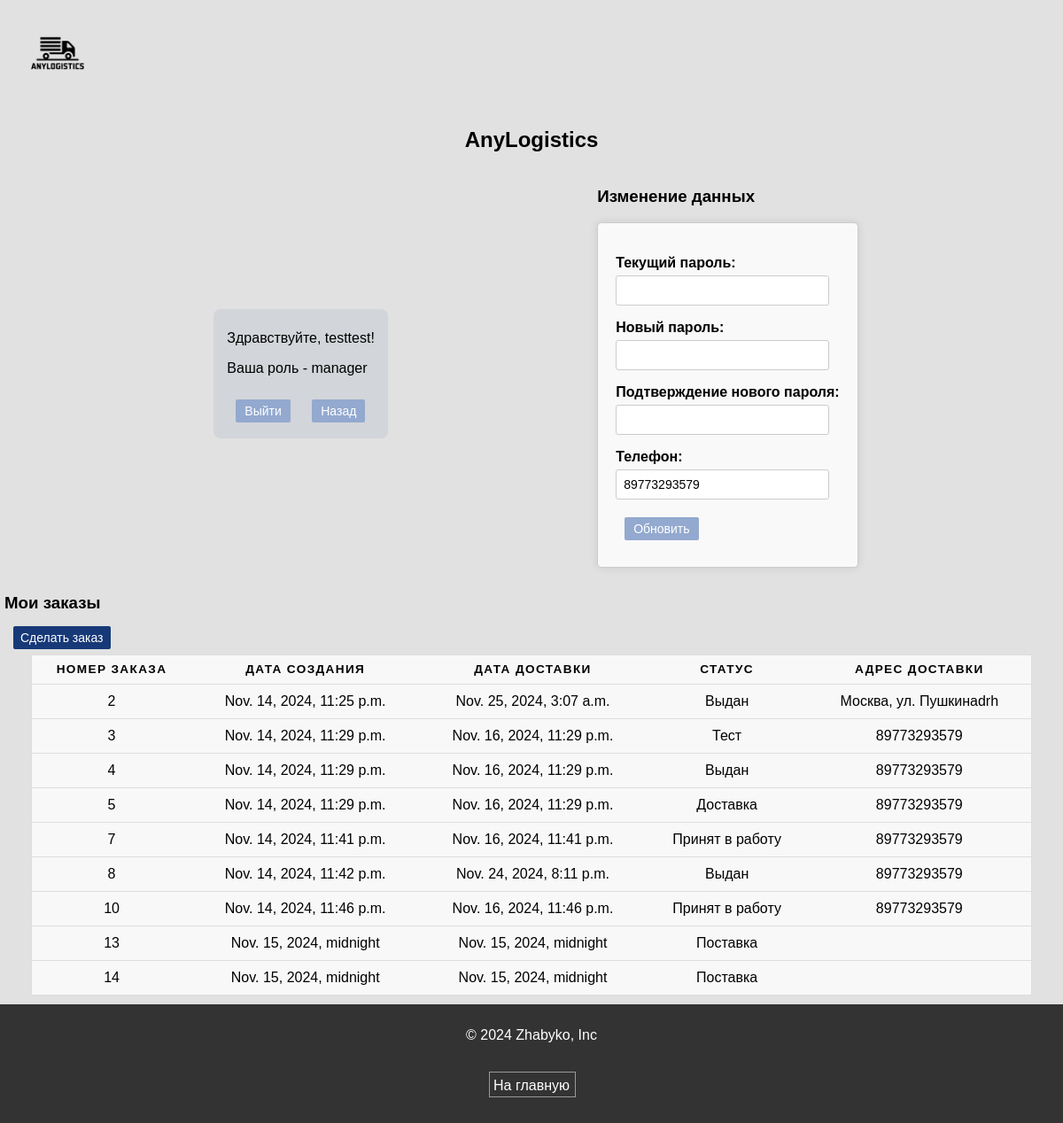
The app's page /logistic/account/ (signed in) with its own data.
### logistic/models.py (models this page shows, shortened)
class User(AbstractBaseUser, PermissionsMixin):
    login = models.CharField(max_length=15, unique=True)
    password = models.CharField(max_length=128)
    role = models.ForeignKey(Role, on_delete=models.CASCADE)
    phone = models.CharField(
        max_length=15,
        validators=[
            RegexValidator(
                regex=r'^[0-9\(\)\-\+]+$',
                message="Телефон может содержать только цифры, знаки (), -, +.",
            )
        ])
    is_deleted = models.BooleanField(default=False)
    last_login = models.DateTimeField(null=True, blank=True)
    is_staff = models.BooleanField(default=False)
    is_superuser = models.BooleanField(default=False)
    USERNAME_FIELD = 'login'
    REQUIRED_FIELDS = ['phone', 'role']
    objects = NonDeletedManager()
    all_objects = models.Manager()

class Role(models.Model):
    ADMIN = 'admin'
    MANAGER = 'manager'
    DELIVERY = 'delivery'
    CLIENT = 'client'
    WAREHOUSE = 'warehouse'
    PROVIDER = 'provider'
    roles = [
        (ADMIN, 'Administrator'),
        (MANAGER, 'Manager'),
        (DELIVERY, 'Delivery Person'),
        (CLIENT, 'Client'),
        (WAREHOUSE, 'Warehouse Worker'),
        (PROVIDER, 'Provider'),
    ]
    role = models.CharField(max_length=15, choices=roles)
    is_deleted = models.BooleanField(default=False)
    objects = NonDeletedManager()
    all_objects = models.Manager()

class Order(models.Model):
    user = models.ForeignKey(User, on_delete=models.CASCADE)
    cost = models.FloatField()
    address = models.CharField(max_length=50)
    status = models.ForeignKey(OrderStatus, on_delete=models.CASCADE)
    tracking_number = models.IntegerField(blank=True, null=True)
    departure_date = models.DateTimeField(default=datetime.date.today())
    delivery_date = models.DateTimeField(null = True, blank = True)
    is_deleted = models.BooleanField(default=False)
    is_supply = models.BooleanField(default=False, verbose_name="Поставка")
    objects = NonDeletedManager()
    all_objects = models.Manager()

class OrderStatus(models.Model):
    status = models.CharField(max_length=20)
    is_deleted = models.BooleanField(default=False)
    objects = NonDeletedManager()
    all_objects = models.Manager()

### logistic/views.py (the view)
# urls.py: path('account/', v.account_view, name='account_view'),
@login_required
def account_view(request):
    if request.method == 'POST':
        form = UpdateUserForm(request.user, request.POST)
        if form.is_valid():
            phone = form.cleaned_data.get('phone')
            new_password = form.cleaned_data.get('new_password')
            if phone:
                request.user.phone = phone
            if new_password:
                request.user.set_password(new_password)
            request.user.save()
            messages.success(request, "Данные успешно обновлены.")
            return redirect('login')
    else:
        form = UpdateUserForm(request.user, initial={"phone": request.user.phone})
    orders = Order.objects.filter(user=request.user, is_deleted=False)
    return render(request, 'account.html', {'orders': orders, 'form': form})

### logistic/form.py (shortened to what this page needs)
class UpdateUserForm(forms.Form):
    current_password = forms.CharField(widget=forms.PasswordInput, label="Текущий пароль", required=False)
    new_password = forms.CharField(widget=forms.PasswordInput, label="Новый пароль", required=False)
    new_password_confirm = forms.CharField(widget=forms.PasswordInput, label="Подтверждение нового пароля",
                                           required=False)
    phone = forms.CharField(label="Телефон", required=False)
    def __init__(self, user, *args, **kwargs):
        super().__init__(*args, **kwargs)
        self.user = user

### logistic/models.py (called while the page is built)
    def get_queryset(self):
        return super().get_queryset().filter(is_deleted=False)

### logistic/templates/account.html (shortened to what this page needs)
{% extends 'base.html' %}
{% load static %}
{% block header %}
    <a class="logo" style="background-color: transparent" href="{% url 'home' %}"><img class="logo" src="{% static 'img/logoBG.png' %}" alt="Логотип"></a>
    <h2 class="center">AnyLogistics</h2>
{% endblock %}
{% block body %}
    <div class="column2">
        <div class="center">
            <div class="backgroundplate">
                {% if user.is_authenticated %}
                    <p>Здравствуйте, {{ user.login }}!</p>
                    <p>Ваша роль - {{ user.role.role }}</p>
                    <a class="service-btn" href="{% url 'logout' %}">Выйти</a>
                {% else %}
                    <p>Вы не авторизованы. <a href="{% url 'login' %}">Войти</a></p>
                {% endif %}
                <a class="service-btn" href="javascript:history.back()">Назад</a>
            </div>
        </div>
        <div>
            <h3>Изменение данных</h3>
                <form class="myform smalltext, " method="post">
                    {{ form.as_p }}
                    <button type="submit" class="service-btn">Обновить</button>
                </form>
        </div>
    </div>
<h3>Мои заказы</h3>
    <a class="secondary-btn" href="{% url 'user_create_order' %}">Сделать заказ</a>
  <div class="center">
    <table>
    <thead>
      <tr>
        <th scope="col">Номер заказа</th>
        <th scope="col" >Дата создания</th>
          <th scope="col" >Дата доставки</th>
        <th scope="col">Статус</th>
        <th scope="col">Адрес доставки</th>
      </tr>
    </thead>
    <tbody>
      {% for order in orders %}
        <tr>
          <td data-label="Номер заказа">{{ order.id }}</td>
          <td data-label="Дата создания">{{ order.departure_date }}</td>
            <td data-label="Дата доставки">{{ order.delivery_date }}</td>
          <td data-label="Статус">{{ order.status.status }}</td>
          <td data-label="Адрес доставки">{{ order.address }}</td>
        </tr>
      {% empty %}
        <tr>
          <td colspan="4">У вас нет заказов.</td>
        </tr>
      {% endfor %}
    </tbody>
  </table>
</div>
{% endblock %}

### templates/base.html (shortened to what this page needs)
{% load static %}
<!DOCTYPE html>
<html lang="en">
<head>
    <link rel="stylesheet" href="{% static 'styles/style.css' %}" type="text/css">
</head>
<body>
<div class="container">
    <div class="content">
        {% block header %}{% endblock %}
        {% block body %}{% endblock %}
    </div>
    {% include 'inc/_footer.html' %}
</div>
</body>
</html>

### templates/inc/_footer.html
<footer>
    <p class="white">© 2024 Zhabyko, Inc</p>
    <a class="btn btn-one" href="/">На главную</a>
</footer>

### Kur2/static/styles/style.css (style rules this page uses)
html, body { height: 100%; margin: 0; }
body { font-family: 'Lucida Sans Unicode', 'Lucida Grande', sans-serif; font-size: 16px; background: #e1e1e1; background-size: cover; min-height: 100%; }
.container { display: flex; flex-direction: column; flex-grow: 1; min-height: 100%; }
.column2 { display: flex; flex-wrap: wrap; justify-content: space-evenly; }
.content { flex: 1; margin-right: 5px; margin-left: 5px; }
.white { color: white; }
.center { display: flex; flex-direction: column; justify-content: center; align-items: center; }
.logo { height: 120px; width: 120px; border: none; }
.btn::before, .btn::after { content: ''; position: absolute; transition: all 0.3s; bottom: 0; left: 0; width: 100%; height: 100%; z-index: 1; }
.btn-one::before { z-index: 1; opacity: 0; border-radius: 3px; background: rgba(255, 255, 255, 0.1); transform: scale(0.1, 1); }
.btn-one::after { transition: all 0.3s; border: 1px solid rgba(255, 255, 255, 0.5); }
.service-btn { text-align: center; vertical-align: center; background-color: #93a9cf; width: fit-content; text-wrap: auto; border: none; color: #ffffff; margin: 10px; padding: 5px 10px; text-decoration: none; display: inline-block; font-size: 14px; border-radius: 2px; }
.myform { max-width: 400px; margin: 10px auto; padding: 20px; border: 1px solid #ccc; border-radius: 5px; background-color: #f9f9f9; box-shadow: 0 0 10px rgba(0, 0, 0, 0.1); }
.myform p { margin-bottom: 10px; }
.myform label { display: block; font-weight: bold; margin-bottom: 5px; }
.myform input[type="text"], .myform input[type="email"], .myform input[type="number"], .myform input[type="password"], select, .myform textarea { width: calc(100% - 12px); padding: 8px; font-size: 14px; border: 1px solid #ccc; border-radius: 3px; box-sizing: border-box; }
footer { background: #333; color: white; text-align: center; padding: 10px; margin-top: auto; }
.secondary-btn { background-color: #173978; margin: 10px; border-radius: 2px; text-decoration: none; padding: 5px 8px; color: white; font-size: 14px; }
table { border: 1px solid #ccc; border-collapse: collapse; margin: 10px; padding: 0; align-self: center; table-layout: fixed; min-width: 95%; }
table tr { background-color: #f8f8f8; border: 1px solid #ddd; padding: .35em; }
table th, table td { padding: .625em; text-align: center; }
table th { font-size: .85em; letter-spacing: .1em; text-transform: uppercase; }
.backgroundplate { background-color: rgba(23, 57, 120, 0.07); width:fit-content; padding: 8px 15px; border-radius: 8px; margin: 10px; }

### records on screen
User: login "testtest", role.role "manager", phone "89773293579"
Order: id "2", departure_date "Nov. 14, 2024, 11:25 p.m.", delivery_date "Nov. 25, 2024, 3:07 a.m.", status.status "Выдан", address "Москва, ул. Пушкинаdrh"
Order: id "3", departure_date "Nov. 14, 2024, 11:29 p.m.", delivery_date "Nov. 16, 2024, 11:29 p.m.", status.status "Тест", address "89773293579"
Order: id "4", departure_date "Nov. 14, 2024, 11:29 p.m.", delivery_date "Nov. 16, 2024, 11:29 p.m.", status.status "Выдан", address "89773293579"
Order: id "5", departure_date "Nov. 14, 2024, 11:29 p.m.", delivery_date "Nov. 16, 2024, 11:29 p.m.", status.status "Доставка", address "89773293579"
Order: id "7", departure_date "Nov. 14, 2024, 11:41 p.m.", delivery_date "Nov. 16, 2024, 11:41 p.m.", status.status "Принят в работу", address "89773293579"
Order: id "8", departure_date "Nov. 14, 2024, 11:42 p.m.", delivery_date "Nov. 24, 2024, 8:11 p.m.", status.status "Выдан", address "89773293579"
Order: id "10", departure_date "Nov. 14, 2024, 11:46 p.m.", delivery_date "Nov. 16, 2024, 11:46 p.m.", status.status "Принят в работу", address "89773293579"
Order: id "13", departure_date "Nov. 15, 2024, midnight", delivery_date "Nov. 15, 2024, midnight", status.status "Поставка"
Order: id "14", departure_date "Nov. 15, 2024, midnight", delivery_date "Nov. 15, 2024, midnight", status.status "Поставка"
